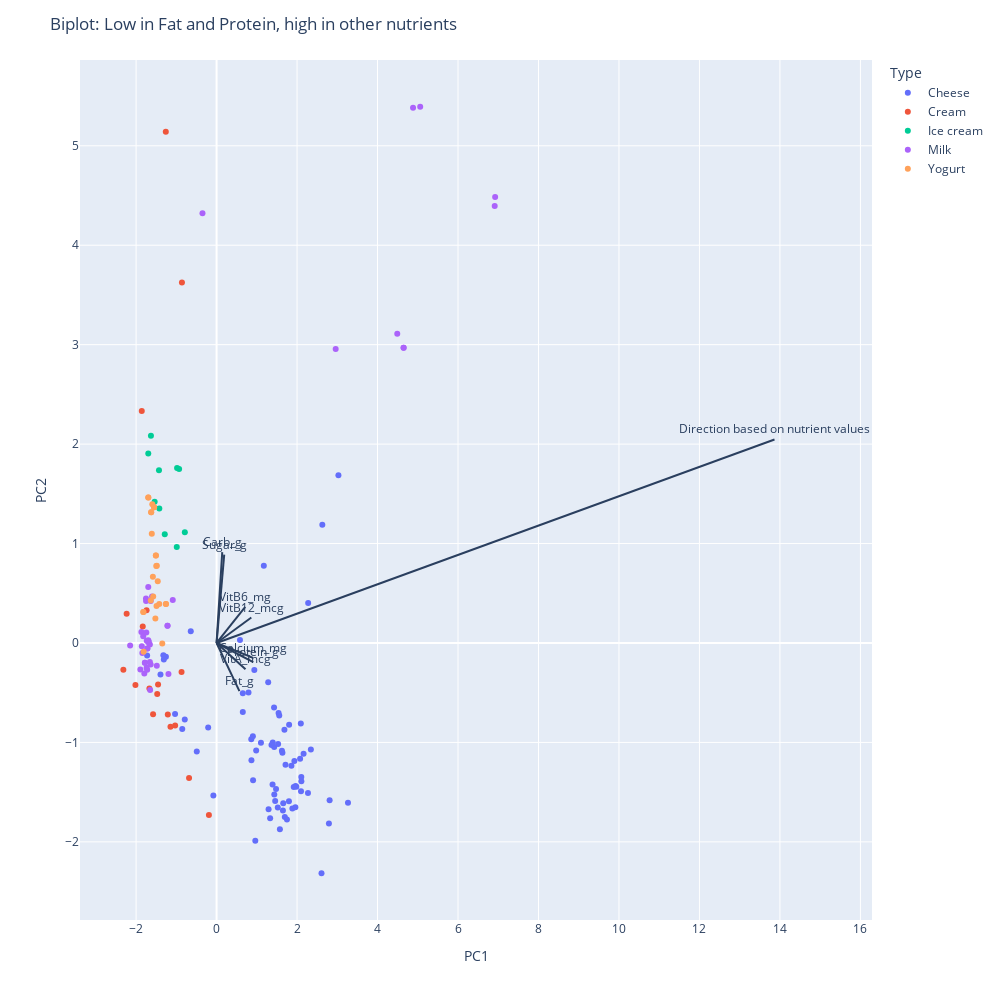

Write notebook code for a chart like this one.
### Code cell
type_data = pd.concat([food_df['Type'], scaled_data], axis = 1) # combine original data with standardized data

def calc_line(protein, fat, carb, sugar, vitA, vitB6, vitB12, calcium): # calculate direction on biplot using nutrient values
    variables = pd.DataFrame([[protein, fat, carb, sugar, vitA, vitB6, vitB12, calcium]], columns=cleaned_food.columns) # create dataframe for values
    variables_scaled = scaler.transform(variables)[0] # standardize the values (using fit from original data) and make into 1d array
    calc_pc1 = np.dot(np.array(pca2.components_)[0], variables_scaled) # calculate pc1
    calc_pc2 = np.dot(np.array(pca2.components_)[1], variables_scaled) # calculate pc2

    return calc_pc1, calc_pc2

fig = px.scatter(pca2_results, x=0, y=1, color=type_data['Type']) # create 2D scoreplot for PC1 and PC2
fig.update_layout(
    title='Biplot: Low in Fat and Protein, high in other nutrients',
    xaxis_title="PC1",
    yaxis_title="PC2",
    legend_title="Type",
    width = 1000, 
    height = 1000
)

loadings = pca2.components_.T * np.sqrt(pca2.explained_variance_) # calculate loadings for the PCA

# find the direction of the line when low protein and fat but high in other nutrients
# nutrient values entered are based on food_df.describe
# Protein and Fat: Value at lower quartile
# Other nutrients: Maximum possible value
pc1_point_qn_ci, pc2_point_qn_ci = calc_line(22.17, 181, 22.35, 0.034, 2.22, 2.28, 1.01, 505) # enter nutrient values into the function

fig.add_shape( # add line to biplot
    type='line',
    x0 = 0, y0 = 0,
    x1 = pc1_point_qn_ci,
    y1 = pc2_point_qn_ci
)
fig.add_annotation( # annotate the line
    x = pc1_point_qn_ci,
    y = pc2_point_qn_ci,
    ax = 0, ay = 0,
    xanchor = "center",
    yanchor = "bottom",
    text = 'Direction based on nutrient values',
)

# add loadings to the plot
features = list(scaled_data.columns) 
for i, feature in enumerate(features):
    fig.add_shape(
        type='line',
        x0=0, y0=0,
        x1=loadings[i, 0],
        y1=loadings[i, 1]
    )
    fig.add_annotation(
        x=loadings[i, 0],
        y=loadings[i, 1],
        ax=0, ay=0,
        xanchor="center",
        yanchor="bottom",
        text=feature,
    )

fig.show()

### Figure 1 — Plotly figure (JSON) as saved in the notebook; plotly's stock layout.template omitted (floating-point values rounded to 4 significant figures)
{"data": [{"hovertemplate": "color=Cheese<br>0=%{x}<br>1=%{y}<extra></extra>", "legendgroup": "Cheese", "marker": {"color": "#636efa", "symbol": "circle"}, "mode": "markers", "name": "Cheese", "orientation": "v", "showlegend": true, "type": "scatter", "x": [0.7936, -1.259, -0.4922, 1.103, 1.434, 2.271, 0.6515, -0.6413, 1.803, 1.428, 1.541, 2.628, 2.343, 2.608, 1.283, 2.792, 2.099, 2.107, 2.076, 2.162, 2.809, 3.265, 0.8621, 0.9624, 1.558, 1.686, 1.456, 1.883, 1.521, 1.957, 1.574, 1.964, 1.981, 1.293, 1.391, 2.105, -0.2088, 1.696, 1.656, 1.86, 1.478, 1.749, 1.918, 1.432, 1.714, 1.637, 0.9069, 1.529, 1.649, -1.323, 0.9839, 1.798, 0.8664, 1.365, -0.853, 1.331, -1.394, 1.396, 1.624, -0.07966, 2.276, 1.933, -1.311, -1.032, -0.7905, 0.9022, 2.093, -1.726, 0.6516, 3.028, 0.9383, 0.5813, 1.174], "xaxis": "x", "y": [-0.499, -0.1387, -1.091, -1.003, -1.525, -1.508, -0.6941, 0.1173, -0.821, -0.6492, -0.7038, 1.19, -1.071, -2.316, -0.3947, -1.816, -1.491, -1.39, -1.165, -1.115, -1.582, -1.606, -0.9674, -1.99, -0.7291, -0.8734, -1.588, -1.666, -1.655, -1.652, -1.873, -1.438, -1.447, -1.672, -1.423, -1.348, -0.849, -1.75, -1.611, -1.234, -1.468, -1.776, -1.447, -1.047, -1.223, -1.103, -1.38, -1.016, -1.684, -0.1239, -1.082, -1.592, -1.178, -1.027, -0.8651, -1.763, -0.3169, -1.001, -1.085, -1.533, 0.401, -1.187, -0.167, -0.7133, -0.7706, -0.938, -0.8084, -0.1267, -0.5046, 1.688, -0.2709, 0.03031, 0.7755], "yaxis": "y"}, {"hovertemplate": "color=Cream<br>0=%{x}<br>1=%{y}<extra></extra>", "legendgroup": "Cream", "marker": {"color": "#EF553B", "symbol": "circle"}, "mode": "markers", "name": "Cream", "orientation": "v", "showlegend": true, "type": "scatter", "x": [-0.8703, -1.03, -1.669, -1.212, -1.475, -1.859, -0.1905, -0.6839, -1.146, -1.578, -1.454, -2.017, -1.739, -2.317, -2.235, -1.835, -0.8609, -1.262], "xaxis": "x", "y": [-0.2914, -0.8304, -0.4565, -0.7179, -0.5139, 2.334, -1.729, -1.357, -0.8419, -0.7157, -0.4175, -0.4226, 0.3292, -0.2703, 0.2931, 0.1662, 3.626, 5.141], "yaxis": "y"}, {"hovertemplate": "color=Ice cream<br>0=%{x}<br>1=%{y}<extra></extra>", "legendgroup": "Ice cream", "marker": {"color": "#00cc96", "symbol": "circle"}, "mode": "markers", "name": "Ice cream", "orientation": "v", "showlegend": true, "type": "scatter", "x": [-1.287, -0.989, -0.9812, -0.9307, -1.431, -1.631, -1.697, -1.539, -0.7887, -1.423], "xaxis": "x", "y": [1.093, 0.965, 1.76, 1.751, 1.737, 2.084, 1.906, 1.419, 1.114, 1.353], "yaxis": "y"}, {"hovertemplate": "color=Milk<br>0=%{x}<br>1=%{y}<extra></extra>", "legendgroup": "Milk", "marker": {"color": "#ab63fa", "symbol": "circle"}, "mode": "markers", "name": "Milk", "orientation": "v", "showlegend": true, "type": "scatter", "x": [-1.72, -1.72, -1.754, -1.753, -1.603, -1.698, -1.796, -1.894, -1.857, -1.657, -1.735, -1.699, -1.869, 4.648, 4.648, 2.96, 6.923, 5.06, 6.912, 4.882, -1.782, -1.845, -1.739, -1.724, -1.823, -1.697, -1.686, -1.651, -1.196, -1.781, -1.746, -1.638, -1.657, -2.148, -1.486, -1.219, -1.219, -1.088, -1.638, -0.3505, 4.49], "xaxis": "x", "y": [-0.05429, -0.05572, 0.4475, 0.4226, 0.4686, 0.5623, -0.3063, -0.2667, -0.03217, -0.01408, 0.02375, 0.02664, 0.1093, 2.969, 2.969, 2.956, 4.486, 5.393, 4.395, 5.383, -0.1987, -0.1003, -0.2486, -0.2699, 0.06828, 0.006639, 0.01615, -0.4735, -0.312, -0.1992, 0.1058, -0.2174, -0.1916, -0.02602, -0.2296, 0.1727, 0.1727, 0.4318, 0.4224, 4.321, 3.109], "yaxis": "y"}, {"hovertemplate": "color=Yogurt<br>0=%{x}<br>1=%{y}<extra></extra>", "legendgroup": "Yogurt", "marker": {"color": "#FFA15A", "symbol": "circle"}, "mode": "markers", "name": "Yogurt", "orientation": "v", "showlegend": true, "type": "scatter", "x": [-1.697, -1.424, -1.35, -1.812, -1.521, -1.82, -1.82, -1.493, -1.583, -1.462, -1.499, -1.485, -1.575, -1.509, -1.509, -1.258, -1.258, -1.635, -1.625, -1.625, -1.597, -1.554, -1.554, -1.61, -1.697], "xaxis": "x", "y": [1.462, 0.3914, -0.004974, -0.08747, 0.2466, 0.3112, 0.3112, 0.3712, 0.6661, 0.6221, 0.7747, 0.7771, 0.4687, 0.88, 0.88, 0.3912, 0.3912, 0.4272, 1.315, 1.315, 1.394, 1.365, 1.365, 1.097, 1.462], "yaxis": "y"}], "layout": {"annotations": [{"ax": 0, "ay": 0, "text": "Direction based on nutrient values", "x": 13.86, "xanchor": "center", "y": 2.047, "yanchor": "bottom"}, {"ax": 0, "ay": 0, "text": "Protein_g", "x": 0.9112, "xanchor": "center", "y": -0.1928, "yanchor": "bottom"}, {"ax": 0, "ay": 0, "text": "Fat_g", "x": 0.5675, "xanchor": "center", "y": -0.4835, "yanchor": "bottom"}, {"ax": 0, "ay": 0, "text": "Carb_g", "x": 0.1408, "xanchor": "center", "y": 0.9139, "yanchor": "bottom"}, {"ax": 0, "ay": 0, "text": "Sugar_g", "x": 0.1897, "xanchor": "center", "y": 0.8891, "yanchor": "bottom"}, {"ax": 0, "ay": 0, "text": "VitA_mcg", "x": 0.7186, "xanchor": "center", "y": -0.2652, "yanchor": "bottom"}, {"ax": 0, "ay": 0, "text": "VitB6_mg", "x": 0.7125, "xanchor": "center", "y": 0.3625, "yanchor": "bottom"}, {"ax": 0, "ay": 0, "text": "VitB12_mcg", "x": 0.8636, "xanchor": "center", "y": 0.256, "yanchor": "bottom"}, {"ax": 0, "ay": 0, "text": "Calcium_mg", "x": 0.9084, "xanchor": "center", "y": -0.1497, "yanchor": "bottom"}], "height": 1000, "legend": {"title": {"text": "Type"}, "tracegroupgap": 0}, "margin": {"t": 60}, "shapes": [{"type": "line", "x0": 0, "x1": 13.86, "y0": 0, "y1": 2.047}, {"type": "line", "x0": 0, "x1": 0.9112, "y0": 0, "y1": -0.1928}, {"type": "line", "x0": 0, "x1": 0.5675, "y0": 0, "y1": -0.4835}, {"type": "line", "x0": 0, "x1": 0.1408, "y0": 0, "y1": 0.9139}, {"type": "line", "x0": 0, "x1": 0.1897, "y0": 0, "y1": 0.8891}, {"type": "line", "x0": 0, "x1": 0.7186, "y0": 0, "y1": -0.2652}, {"type": "line", "x0": 0, "x1": 0.7125, "y0": 0, "y1": 0.3625}, {"type": "line", "x0": 0, "x1": 0.8636, "y0": 0, "y1": 0.256}, {"type": "line", "x0": 0, "x1": 0.9084, "y0": 0, "y1": -0.1497}], "title": {"text": "Biplot: Low in Fat and Protein, high in other nutrients"}, "width": 1000, "xaxis": {"anchor": "y", "domain": [0, 1], "title": {"text": "PC1"}}, "yaxis": {"anchor": "x", "domain": [0, 1], "title": {"text": "PC2"}}}}
